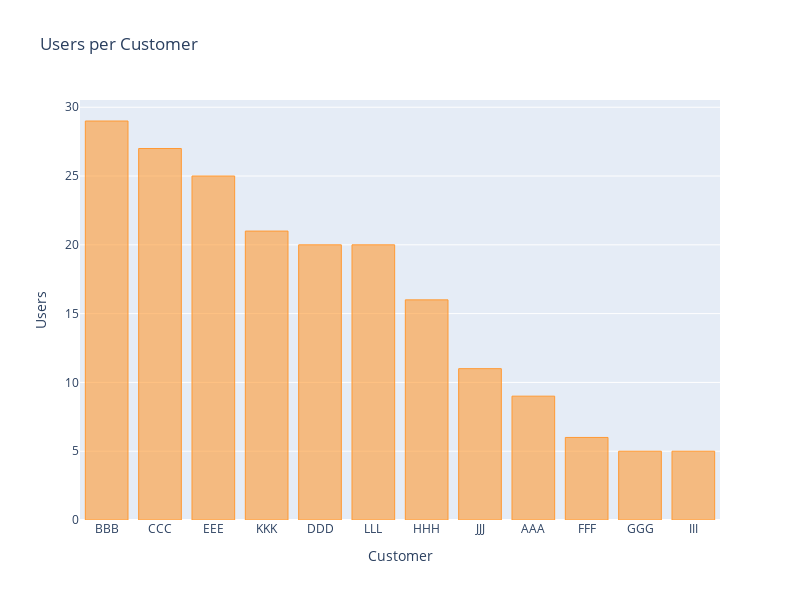

Write notebook code for a chart like this one.
### Code cell
layout = cf.Layout(
    height = 600,
    width = 800,
    yaxis = dict(
    title = 'Users'),
    xaxis = dict(
    title = 'Customer'),
    title = 'Users per Customer'
)

fig = df_company.set_index('company_name')[['user_count']].sort_values('user_count',ascending=False).\
    iplot(kind='bar',
          fill=True,
          width=2,
          asFigure=True,
          layout = layout)

    

fig.show()

### Figure 1 — Plotly figure (JSON) as saved in the notebook; plotly's stock layout.template omitted (floating-point values rounded to 4 significant figures)
{"data": [{"marker": {"color": "rgba(255, 153, 51, 0.6)", "line": {"color": "rgba(255, 153, 51, 1.0)", "width": 1}}, "name": "user_count", "orientation": "v", "text": "", "type": "bar", "x": ["BBB", "CCC", "EEE", "KKK", "DDD", "LLL", "HHH", "JJJ", "AAA", "FFF", "GGG", "III"], "y": [29, 27, 25, 21, 20, 20, 16, 11, 9, 6, 5, 5]}], "layout": {"height": 600, "title": {"text": "Users per Customer"}, "width": 800, "xaxis": {"title": {"text": "Customer"}}, "yaxis": {"title": {"text": "Users"}}}}
